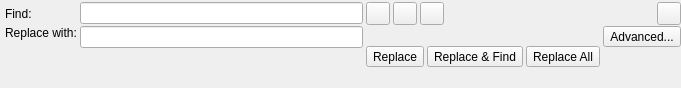
<?xml version="1.0" encoding="UTF-8"?>
<ui version="4.0">
 <class>Orca::Plugin::Core::FindWidget</class>
 <widget class="QWidget" name="Orca::Plugin::Core::FindWidget">
  <property name="geometry">
   <rect>
    <x>0</x>
    <y>0</y>
    <width>681</width>
    <height>88</height>
   </rect>
  </property>
  <property name="windowTitle">
   <string>Find</string>
  </property>
  <layout class="QGridLayout" name="mainLayout">
   <property name="leftMargin">
    <number>5</number>
   </property>
   <property name="topMargin">
    <number>2</number>
   </property>
   <property name="rightMargin">
    <number>0</number>
   </property>
   <property name="bottomMargin">
    <number>1</number>
   </property>
   <property name="horizontalSpacing">
    <number>3</number>
   </property>
   <property name="verticalSpacing">
    <number>1</number>
   </property>
   <item row="0" column="0">
    <widget class="QLabel" name="findLabel">
     <property name="text">
      <string>Find:</string>
     </property>
    </widget>
   </item>
   <item row="0" column="1">
    <widget class="Utils::FancyLineEdit" name="findEdit">
     <property name="minimumSize">
      <size>
       <width>100</width>
       <height>0</height>
      </size>
     </property>
    </widget>
   </item>
   <item row="0" column="2">
    <widget class="QWidget" name="findButtonsWidget" native="true">
     <layout class="QHBoxLayout" name="findButtonLayout">
      <property name="spacing">
       <number>3</number>
      </property>
      <property name="leftMargin">
       <number>0</number>
      </property>
      <property name="topMargin">
       <number>0</number>
      </property>
      <property name="rightMargin">
       <number>0</number>
      </property>
      <property name="bottomMargin">
       <number>0</number>
      </property>
      <item>
       <widget class="QToolButton" name="findPreviousButton"/>
      </item>
      <item>
       <widget class="QToolButton" name="findNextButton"/>
      </item>
      <item>
       <widget class="QToolButton" name="selectAllButton">
        <property name="text">
         <string/>
        </property>
       </widget>
      </item>
      <item>
       <spacer name="horizontalSpacer">
        <property name="orientation">
         <enum>Qt::Horizontal</enum>
        </property>
        <property name="sizeHint" stdset="0">
         <size>
          <width>40</width>
          <height>0</height>
         </size>
        </property>
       </spacer>
      </item>
      <item>
       <widget class="QToolButton" name="close"/>
      </item>
     </layout>
    </widget>
   </item>
   <item row="1" column="0">
    <layout class="QVBoxLayout" name="verticalLayout_2">
     <property name="spacing">
      <number>0</number>
     </property>
     <item>
      <widget class="QLabel" name="replaceLabel">
       <property name="text">
        <string>Replace with:</string>
       </property>
      </widget>
     </item>
     <item>
      <spacer name="verticalSpacer_2">
       <property name="orientation">
        <enum>Qt::Vertical</enum>
       </property>
       <property name="sizeHint" stdset="0">
        <size>
         <width>0</width>
         <height>0</height>
        </size>
       </property>
      </spacer>
     </item>
    </layout>
   </item>
   <item row="1" column="1">
    <layout class="QVBoxLayout" name="verticalLayout">
     <property name="spacing">
      <number>0</number>
     </property>
     <item>
      <widget class="Utils::FancyLineEdit" name="replaceEdit">
       <property name="minimumSize">
        <size>
         <width>100</width>
         <height>0</height>
        </size>
       </property>
      </widget>
     </item>
     <item>
      <spacer name="verticalSpacer">
       <property name="orientation">
        <enum>Qt::Vertical</enum>
       </property>
       <property name="sizeHint" stdset="0">
        <size>
         <width>0</width>
         <height>0</height>
        </size>
       </property>
      </spacer>
     </item>
    </layout>
   </item>
   <item row="1" column="2">
    <layout class="QGridLayout" name="gridLayout">
     <property name="horizontalSpacing">
      <number>3</number>
     </property>
     <property name="verticalSpacing">
      <number>0</number>
     </property>
     <item row="0" column="0">
      <widget class="QWidget" name="replaceButtonsWidget" native="true">
       <property name="sizePolicy">
        <sizepolicy hsizetype="Expanding" vsizetype="Preferred">
         <horstretch>0</horstretch>
         <verstretch>0</verstretch>
        </sizepolicy>
       </property>
       <layout class="QHBoxLayout" name="replaceButtonsLayout">
        <property name="spacing">
         <number>3</number>
        </property>
        <property name="leftMargin">
         <number>0</number>
        </property>
        <property name="topMargin">
         <number>0</number>
        </property>
        <property name="rightMargin">
         <number>0</number>
        </property>
        <property name="bottomMargin">
         <number>0</number>
        </property>
        <item>
         <widget class="QToolButton" name="replaceButton">
          <property name="text">
           <string>Replace</string>
          </property>
          <property name="toolButtonStyle">
           <enum>Qt::ToolButtonTextOnly</enum>
          </property>
          <property name="arrowType">
           <enum>Qt::LeftArrow</enum>
          </property>
         </widget>
        </item>
        <item>
         <widget class="QToolButton" name="replaceNextButton">
          <property name="font">
           <font/>
          </property>
          <property name="text">
           <string>Replace &amp;&amp; Find</string>
          </property>
          <property name="toolButtonStyle">
           <enum>Qt::ToolButtonTextOnly</enum>
          </property>
          <property name="arrowType">
           <enum>Qt::RightArrow</enum>
          </property>
         </widget>
        </item>
        <item>
         <widget class="QToolButton" name="replaceAllButton">
          <property name="font">
           <font/>
          </property>
          <property name="text">
           <string>Replace All</string>
          </property>
          <property name="toolButtonStyle">
           <enum>Qt::ToolButtonTextOnly</enum>
          </property>
         </widget>
        </item>
       </layout>
      </widget>
     </item>
     <item row="0" column="1">
      <layout class="QVBoxLayout" name="verticalLayout_3">
       <property name="spacing">
        <number>0</number>
       </property>
       <item>
        <widget class="QToolButton" name="advancedButton">
         <property name="text">
          <string>Advanced...</string>
         </property>
         <property name="toolButtonStyle">
          <enum>Qt::ToolButtonTextOnly</enum>
         </property>
        </widget>
       </item>
       <item>
        <spacer name="verticalSpacer_3">
         <property name="orientation">
          <enum>Qt::Vertical</enum>
         </property>
         <property name="sizeHint" stdset="0">
          <size>
           <width>0</width>
           <height>0</height>
          </size>
         </property>
        </spacer>
       </item>
      </layout>
     </item>
    </layout>
   </item>
  </layout>
 </widget>
 <customwidgets>
  <customwidget>
   <class>Utils::FancyLineEdit</class>
   <extends>QLineEdit</extends>
   <header location="global">utils/fancylineedit.hpp</header>
  </customwidget>
 </customwidgets>
 <tabstops>
  <tabstop>findEdit</tabstop>
  <tabstop>replaceEdit</tabstop>
  <tabstop>findPreviousButton</tabstop>
  <tabstop>findNextButton</tabstop>
  <tabstop>replaceButton</tabstop>
  <tabstop>replaceNextButton</tabstop>
  <tabstop>replaceAllButton</tabstop>
  <tabstop>advancedButton</tabstop>
  <tabstop>close</tabstop>
 </tabstops>
 <resources/>
 <connections/>
</ui>
